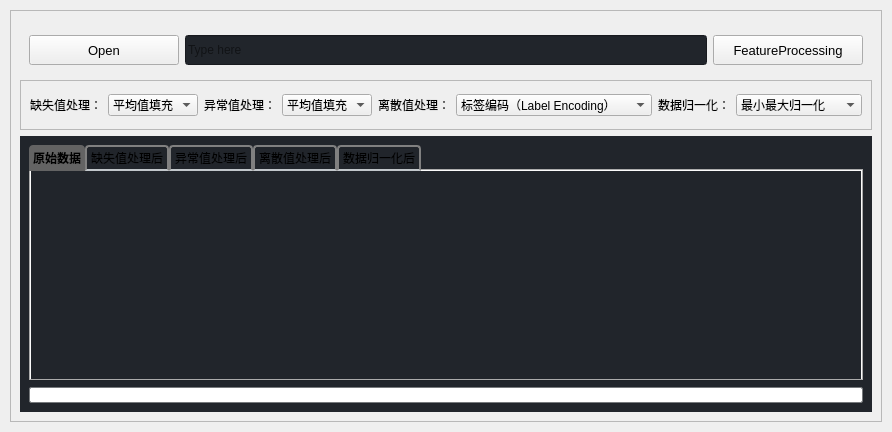
                     <widget class="QWidget" name="page2_FeatureProcessing">
                      <property name="styleSheet">
                       <string notr="true">b</string>
                      </property>
                      <layout class="QVBoxLayout" name="verticalLayout">
                       <property name="spacing">
                        <number>10</number>
                       </property>
                       <property name="leftMargin">
                        <number>10</number>
                       </property>
                       <property name="topMargin">
                        <number>10</number>
                       </property>
                       <property name="rightMargin">
                        <number>10</number>
                       </property>
                       <property name="bottomMargin">
                        <number>10</number>
                       </property>
                       <item>
                        <widget class="QFrame" name="row_1">
                         <property name="frameShape">
                          <enum>QFrame::StyledPanel</enum>
                         </property>
                         <property name="frameShadow">
                          <enum>QFrame::Raised</enum>
                         </property>
                         <layout class="QVBoxLayout" name="verticalLayout_19">
                          <item>
                           <widget class="QFrame" name="frame_div_content_1">
                            <property name="minimumSize">
                             <size>
                              <width>0</width>
                              <height>110</height>
                             </size>
                            </property>
                            <property name="maximumSize">
                             <size>
                              <width>16777215</width>
                              <height>110</height>
                             </size>
                            </property>
                            <property name="frameShape">
                             <enum>QFrame::NoFrame</enum>
                            </property>
                            <property name="frameShadow">
                             <enum>QFrame::Raised</enum>
                            </property>
                            <layout class="QVBoxLayout" name="verticalLayout_17">
                             <property name="spacing">
                              <number>0</number>
                             </property>
                             <property name="leftMargin">
                              <number>0</number>
                             </property>
                             <property name="topMargin">
                              <number>0</number>
                             </property>
                             <property name="rightMargin">
                              <number>0</number>
                             </property>
                             <property name="bottomMargin">
                              <number>0</number>
                             </property>
                             <item>
                              <widget class="QFrame" name="frame_content_wid_1">
                               <property name="frameShape">
                                <enum>QFrame::NoFrame</enum>
                               </property>
                               <property name="frameShadow">
                                <enum>QFrame::Raised</enum>
                               </property>
                               <layout class="QHBoxLayout" name="horizontalLayout_9">
                                <item>
                                 <layout class="QGridLayout" name="gridLayout">
                                  <property name="bottomMargin">
                                   <number>0</number>
                                  </property>
                                  <item row="0" column="1">
                                   <widget class="QLineEdit" name="lineedit_imported_filename">
                                    <property name="minimumSize">
                                     <size>
                                      <width>0</width>
                                      <height>30</height>
                                     </size>
                                    </property>
                                    <property name="styleSheet">
                                     <string notr="true">background-color: rgb(33, 37, 43);</string>
                                    </property>
                                    <property name="text">
                                     <string/>
                                    </property>
                                    <property name="placeholderText">
                                     <string>Type here</string>
                                    </property>
                                   </widget>
                                  </item>
                                  <item row="0" column="0">
                                   <widget class="QPushButton" name="btn_open_local_file">
                                    <property name="minimumSize">
                                     <size>
                                      <width>150</width>
                                      <height>30</height>
                                     </size>
                                    </property>
                                    <property name="font">
                                     <font>
                                      <family>Segoe UI</family>
                                      <pointsize>10</pointsize>
                                      <italic>false</italic>
                                      <bold>false</bold>
                                     </font>
                                    </property>
                                    <property name="cursor">
                                     <cursorShape>PointingHandCursor</cursorShape>
                                    </property>
                                    <property name="styleSheet">
                                     <string notr="true"/>
                                    </property>
                                    <property name="text">
                                     <string>Open</string>
                                    </property>
                                    <property name="icon">
                                     <iconset resource="resources.qrc">
                                      <normaloff>:/icons/images/icons/cil-folder-open.png</normaloff>:/icons/images/icons/cil-folder-open.png</iconset>
                                    </property>
                                   </widget>
                                  </item>
                                  <item row="0" column="2">
                                   <widget class="QPushButton" name="btn_FeatureProcessing_2">
                                    <property name="minimumSize">
                                     <size>
                                      <width>150</width>
                                      <height>30</height>
                                     </size>
                                    </property>
                                    <property name="font">
                                     <font>
                                      <family>Segoe UI</family>
                                      <pointsize>10</pointsize>
                                      <italic>false</italic>
                                      <bold>false</bold>
                                     </font>
                                    </property>
                                    <property name="cursor">
                                     <cursorShape>PointingHandCursor</cursorShape>
                                    </property>
                                    <property name="styleSheet">
                                     <string notr="true"/>
                                    </property>
                                    <property name="text">
                                     <string>FeatureProcessing</string>
                                    </property>
                                    <property name="icon">
                                     <iconset resource="resources.qrc">
                                      <normaloff>:/icons/images/icons/cil-data-process.png</normaloff>:/icons/images/icons/cil-data-process.png</iconset>
                                    </property>
                                   </widget>
                                  </item>
                                 </layout>
                                </item>
                               </layout>
                              </widget>
                             </item>
                             <item>
                              <widget class="QFrame" name="frame_title_wid_1">
                               <property name="maximumSize">
                                <size>
                                 <width>16777215</width>
                                 <height>50</height>
                                </size>
                               </property>
                               <property name="frameShape">
                                <enum>QFrame::StyledPanel</enum>
                               </property>
                               <property name="frameShadow">
                                <enum>QFrame::Raised</enum>
                               </property>
                               <layout class="QHBoxLayout" name="horizontalLayout_7">
                                <item>
                                 <widget class="QLabel" name="label_missing_values_handling">
                                  <property name="sizePolicy">
                                   <sizepolicy hsizetype="Fixed" vsizetype="Preferred">
                                    <horstretch>0</horstretch>
                                    <verstretch>0</verstretch>
                                   </sizepolicy>
                                  </property>
                                  <property name="text">
                                   <string>缺失值处理：</string>
                                  </property>
                                 </widget>
                                </item>
                                <item>
                                 <widget class="QComboBox" name="combobox_missing_values_handling">
                                  <item>
                                   <property name="text">
                                    <string>平均值填充</string>
                                   </property>
                                  </item>
                                  <item>
                                   <property name="text">
                                    <string>中位数填充</string>
                                   </property>
                                  </item>
                                  <item>
                                   <property name="text">
                                    <string>众数填充</string>
                                   </property>
                                  </item>
                                  <item>
                                   <property name="text">
                                    <string>固定值填充</string>
                                   </property>
                                  </item>
                                  <item>
                                   <property name="text">
                                    <string>最近邻填充</string>
                                   </property>
                                  </item>
                                  <item>
                                   <property name="text">
                                    <string>删除整行</string>
                                   </property>
                                  </item>
                                  <item>
                                   <property name="text">
                                    <string>删除整列</string>
                                   </property>
                                  </item>
                                  <item>
                                   <property name="text">
                                    <string>不处理</string>
                                   </property>
                                  </item>
                                 </widget>
                                </item>
                                <item>
                                 <widget class="QLabel" name="label_outlier_handling">
                                  <property name="sizePolicy">
                                   <sizepolicy hsizetype="Fixed" vsizetype="Preferred">
                                    <horstretch>0</horstretch>
                                    <verstretch>0</verstretch>
                                   </sizepolicy>
                                  </property>
                                  <property name="text">
                                   <string>异常值处理：</string>
                                  </property>
                                 </widget>
                                </item>
                                <item>
                                 <widget class="QComboBox" name="combobox_outlier_handling">
                                  <item>
                                   <property name="text">
                                    <string>平均值填充</string>
                                   </property>
                                  </item>
                                  <item>
                                   <property name="text">
                                    <string>中位数填充</string>
                                   </property>
                                  </item>
                                  <item>
                                   <property name="text">
                                    <string>众数填充</string>
                                   </property>
                                  </item>
                                  <item>
                                   <property name="text">
                                    <string>删除整行</string>
                                   </property>
                                  </item>
                                  <item>
                                   <property name="text">
                                    <string>删除整列</string>
                                   </property>
                                  </item>
                                  <item>
                                   <property name="text">
                                    <string>不处理</string>
                                   </property>
                                  </item>
                                 </widget>
                                </item>
                                <item>
                                 <widget class="QLabel" name="label_categorical_handling">
                                  <property name="sizePolicy">
                                   <sizepolicy hsizetype="Fixed" vsizetype="Preferred">
                                    <horstretch>0</horstretch>
                                    <verstretch>0</verstretch>
                                   </sizepolicy>
                                  </property>
                                  <property name="text">
                                   <string>离散值处理：</string>
                                  </property>
                                 </widget>
                                </item>
                                <item>
                                 <widget class="QComboBox" name="combobox_categorical_handling">
                                  <item>
                                   <property name="text">
                                    <string>标签编码（Label Encoding）</string>
                                   </property>
                                  </item>
                                  <item>
                                   <property name="text">
                                    <string>独热编码（One-Hot Encoding）</string>
                                   </property>
                                  </item>
                                  <item>
                                   <property name="text">
                                    <string>二进制编码（Binary Encoding）</string>
                                   </property>
                                  </item>
                                  <item>
                                   <property name="text">
                                    <string>离散哈希（Feature Hashing）</string>
                                   </property>
                                  </item>
                                  <item>
                                   <property name="text">
                                    <string>嵌入方法（Embeddings）</string>
                                   </property>
                                  </item>
                                  <item>
                                   <property name="text">
                                    <string>目标编码（Target Encoding）</string>
                                   </property>
                                  </item>
                                  <item>
                                   <property name="text">
                                    <string>不处理</string>
                                   </property>
                                  </item>
                                 </widget>
                                </item>
                                <item>
                                 <widget class="QLabel" name="label_data_normalization_handling">
                                  <property name="sizePolicy">
                                   <sizepolicy hsizetype="Fixed" vsizetype="Preferred">
                                    <horstretch>0</horstretch>
                                    <verstretch>0</verstretch>
                                   </sizepolicy>
                                  </property>
                                  <property name="text">
                                   <string>数据归一化：</string>
                                  </property>
                                 </widget>
                                </item>
                                <item>
                                 <widget class="QComboBox" name="combobox_data_normalization_handling">
                                  <item>
                                   <property name="text">
                                    <string>最小最大归一化</string>
                                   </property>
                                  </item>
                                  <item>
                                   <property name="text">
                                    <string>均值归一化</string>
                                   </property>
                                  </item>
                                  <item>
                                   <property name="text">
                                    <string>标准化</string>
                                   </property>
                                  </item>
                                  <item>
                                   <property name="text">
                                    <string>最大绝对值归一化</string>
                                   </property>
                                  </item>
                                  <item>
                                   <property name="text">
                                    <string>鲁棒归一化</string>
                                   </property>
                                  </item>
                                  <item>
                                   <property name="text">
                                    <string>不处理</string>
                                   </property>
                                  </item>
                                 </widget>
                                </item>
                               </layout>
                              </widget>
                             </item>
                            </layout>
                           </widget>
                          </item>
                          <item>
                           <widget class="QFrame" name="frame_2">
                            <property name="styleSheet">
                             <string notr="true">QFrame {
    border: none; /* 移除边框 */
    padding: 0px; /* 移除内边距 */
    background-color: rgb(33, 37, 43); /* 设置背景色 */
}
</string>
                            </property>
                            <property name="frameShape">
                             <enum>QFrame::StyledPanel</enum>
                            </property>
                            <property name="frameShadow">
                             <enum>QFrame::Raised</enum>
                            </property>
                            <layout class="QVBoxLayout" name="verticalLayout_16">
                             <item>
                              <widget class="QTabWidget" name="tabWidgetMLRawData">
                               <property name="autoFillBackground">
                                <bool>false</bool>
                               </property>
                               <property name="styleSheet">
                                <string notr="true">QTabBar::tab {
    border: 2px solid gray;
    border-bottom-color: #C2C7CB; /* same as the pane color */
    border-top-left-radius: 4px;
    border-top-right-radius: 4px;
    min-width: 30ex;
    padding: 4px;
}

QTabBar::tab:selected, QTabBar::tab:hover {
    background: #636363;
    border-color: ＃000000;
	font-weight: bold;
	border: 3px;
}

QTabBar::tab:selected {
    border-bottom-color: white; /* same as pane color */
}</string>
                               </property>
                               <property name="currentIndex">
                                <number>0</number>
                               </property>
                               <widget class="QWidget" name="tab_1">
                                <attribute name="title">
                                 <string>原始数据</string>
                                </attribute>
                                <layout class="QVBoxLayout" name="verticalLayout_25">
                                 <item>
                                  <widget class="QTableWidget" name="tablewidget_raw_data"/>
                                 </item>
                                </layout>
                               </widget>
                               <widget class="QWidget" name="tab_2">
                                <attribute name="title">
                                 <string>缺失值处理后</string>
                                </attribute>
                                <layout class="QVBoxLayout" name="verticalLayout_24">
                                 <item>
                                  <widget class="QTableWidget" name="tablewidget_data_missing_handled"/>
                                 </item>
                                </layout>
                               </widget>
                               <widget class="QWidget" name="tab_3">
                                <attribute name="title">
                                 <string>异常值处理后</string>
                                </attribute>
                                <layout class="QVBoxLayout" name="verticalLayout_21">
                                 <item>
                                  <widget class="QTableWidget" name="tablewidget_data_outlier_handled"/>
                                 </item>
                                </layout>
                               </widget>
                               <widget class="QWidget" name="tab_4">
                                <attribute name="title">
                                 <string>离散值处理后</string>
                                </attribute>
                                <layout class="QVBoxLayout" name="verticalLayout_23">
                                 <item>
                                  <widget class="QTableWidget" name="tablewidget_data_categorical_handled"/>
                                 </item>
                                </layout>
                               </widget>
                               <widget class="QWidget" name="tab_5">
                                <attribute name="title">
                                 <string>数据归一化后</string>
                                </attribute>
                                <layout class="QVBoxLayout" name="verticalLayout_22">
                                 <item>
                                  <widget class="QTableWidget" name="tablewidget_data_normalization_handled"/>
                                 </item>
                                </layout>
                               </widget>
                              </widget>
                             </item>
                             <item>
                              <widget class="QProgressBar" name="progressBar">
                               <property name="styleSheet">
                                <string notr="true">QProgressBar {
    border: 1px solid #76797C;
    border-radius: 2px;
    height: 10px;  /* 调整这个值来改变进度条的高度 */
	color: white;  /* 设置进度条的文本颜色 */
}

QProgressBar::chunk {
    background-color: #ffaa7f;
}
</string>
                               </property>
                               <property name="maximum">
                                <number>100</number>
                               </property>
                               <property name="value">
                                <number>0</number>
                               </property>
                               <property name="alignment">
                                <set>Qt::AlignCenter</set>
                               </property>
                              </widget>
                             </item>
                            </layout>
                           </widget>
                          </item>
                         </layout>
                        </widget>
                       </item>
                      </layout>
                     </widget>
